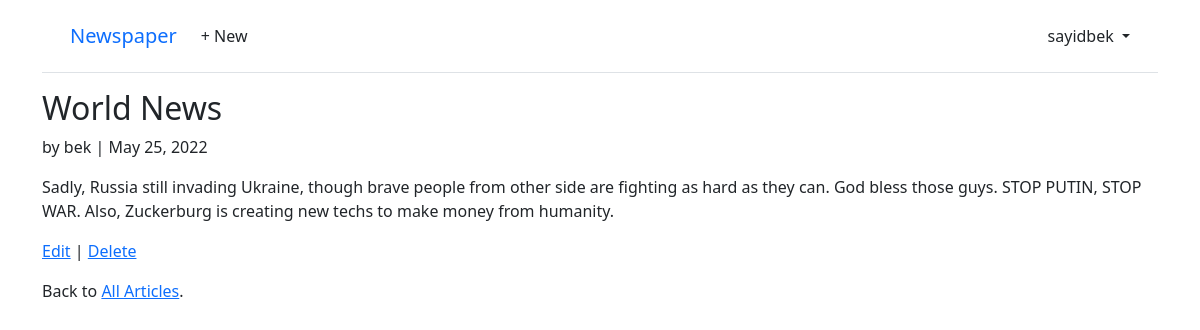
The page /articles/article-2/ (signed in) on the database its author committed.
### accounts/models.py (models this page shows)
class CustomUser(AbstractUser):
    age = models.PositiveIntegerField(blank=True, null=True)

### articles/models.py (models this page shows, shortened)
class Article(models.Model):
    title = models.CharField(max_length=255)
    body = models.TextField(blank=True, null=True)
    date = models.DateField(auto_now_add=True)
    author = models.ForeignKey(
        get_user_model(),
        on_delete=models.CASCADE,
    )

### articles/views.py (the view)
# urls.py: path('article-<int:pk>/', views.ArticleDetailView.as_view(), name='article-detail'),
class ArticleDetailView(LoginRequiredMixin, DetailView):
    model = Article
    template_name = 'article/article_detail.html'

### templates/article/article_detail.html
{% extends "base.html" %}
{% block content %}
<div class="article-entry">
  <h2>{{ object.title }}</h2>
  <p>by {{ object.author }} | {{ object.date }}</p>
  <p>{{ object.body }}</p>
</div>
<p><a href="{% url 'article_edit' article.pk %}">Edit</a> |
  <a href="{% url 'article_delete' article.pk %}">Delete</a></p>
<p>Back to <a href="{% url 'article_list' %}">All Articles</a>.</p>
{% endblock content %}

### templates/base.html (shortened to what this page needs)
<!DOCTYPE html>
<html>
<head>
  <link href="https://cdn.jsdelivr.net/npm/bootstrap@5.1.3/dist/css/bootstrap.min.css" rel="stylesheet">
</head>
<body>
  <div class="container">
    <header class="p-3 mb-3 border-bottom">
      <div class="container">
        <div class="d-flex flex-wrap align-items-center justify-content-center
          justify-content-lg-start">
          <a class="navbar-brand" href="{% url 'home' %}">Newspaper</a>
          <ul class="nav col-12 col-lg-auto me-lg-auto mb-2 justify-content-center
            mb-md-0">
          {% if user.is_authenticated %}
            <li><a href="{% url 'article-new' %}" class="nav-link px-2 link-dark">+ New</a></li>
          </ul>
          <div class="dropdown text-end">
            <a href="#" class="d-block link-dark text-decoration-none dropdown-toggle"
              id="dropdownUser1" data-bs-toggle="dropdown" aria-expanded="false">
              {{ user.username }}
            </a>
          </div>
          {% else %}
          </ul>
          <div class="text-end">
            <a href="{% url 'login' %}" class="btn btn-outline-primary me-2">Log In</a>
            <a href="{% url 'signup' %}" class="btn btn-primary">Sign Up</a>
          </div>
          {% endif %}
        </div>
      </div>
    </header>
    <main>
      {% block content %}
      {% endblock content %}
    </main>
  </div>
</body>
</html>

### rows shown on the page
CustomUser: username "sayidbek"
Article: title "World News", author "bek", date "May 25, 2022", body "Sadly, Russia still invading Ukraine, though brave people from other side are fighting as hard as they can. God bless those guys. STOP PUTIN, STOP WAR. Also, Zuckerburg is creating new techs to make money from humanity."
